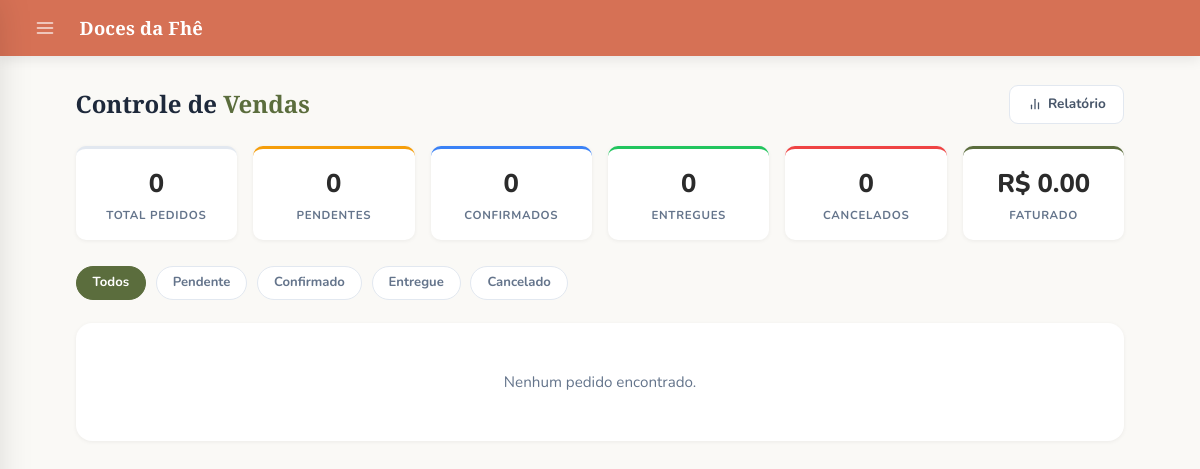
/admin/pedidos (signed in), run on an earlier commit of the app's database.
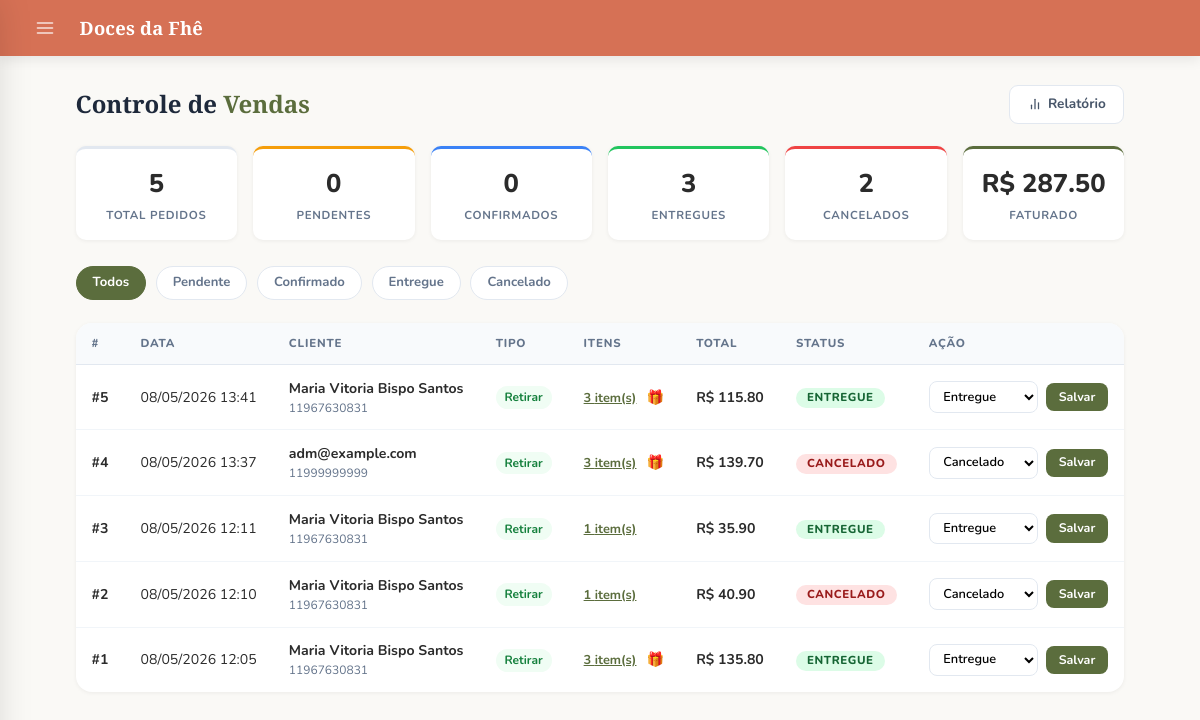
And on a later commit of the database.
### models.py (models this page shows, shortened)
class Pedido(db.Model):
    __tablename__ = "pedidos"
    id         = db.Column(db.Integer, primary_key=True)
    user_id    = db.Column(db.Integer, db.ForeignKey('users.id'), nullable=False)
    tipo       = db.Column(db.String(20), nullable=False)   # 'buscar' | 'entrega'
    endereco   = db.Column(db.String(500), nullable=True)
    total      = db.Column(db.Numeric(10, 2), nullable=False)
    status     = db.Column(db.String(20), default='pendente', nullable=False)
    created_at = db.Column(db.DateTime, default=datetime.utcnow)
    updated_at = db.Column(db.DateTime, default=datetime.utcnow, onupdate=datetime.utcnow)
    user  = db.relationship('User', backref='pedidos')
    itens = db.relationship('PedidoItem', backref='pedido', cascade='all, delete-orphan')

class User(db.Model, UserMixin):
    __tablename__ = "users"
    id       = db.Column(db.Integer, primary_key=True)
    email    = db.Column(db.String(120), unique=True, nullable=False, index=True)
    password = db.Column(db.String(200), nullable=False)
    name     = db.Column(db.String(120), nullable=True)   # ✅ NOVO
    phone    = db.Column(db.String(20), nullable=False)
    cep      = db.Column(db.String(8), nullable=False)
    is_admin = db.Column(db.Boolean, default=False, nullable=False)
    reset_token        = db.Column(db.String(100), unique=True, nullable=True)
    reset_token_expiry = db.Column(db.DateTime, nullable=True)
    created_at = db.Column(db.DateTime, default=datetime.utcnow)

### app.py (the view)
@app.route('/admin/pedidos')
@login_required
@admin_required
def admin_pedidos():
    status_filter = request.args.get('status', '')
    q = Pedido.query.order_by(Pedido.created_at.desc())
    if status_filter:
        q = q.filter_by(status=status_filter)
    pedidos = q.all()
    stats = dict(
        total      = Pedido.query.count(),
        pendente   = Pedido.query.filter_by(status='pendente').count(),
        confirmado = Pedido.query.filter_by(status='confirmado').count(),
        entregue   = Pedido.query.filter_by(status='entregue').count(),
        cancelado  = Pedido.query.filter_by(status='cancelado').count(),
        faturado   = float(db.session.query(db.func.sum(Pedido.total))
                          .filter(Pedido.status.in_(['confirmado', 'entregue']))
                          .scalar() or 0),
    )
    lembrancinhas = Lembrancinha.query.filter_by(ativo=True).order_by(Lembrancinha.valor_minimo).all()
    return render_template('admin/pedidos.html',
                           pedidos=pedidos, status_filter=status_filter, stats=stats,
                           lembrancinhas=lembrancinhas)

### app.py (called while the page is built)
def admin_required(f):
    @wraps(f)
    def decorated_function(*args, **kwargs):
        if not current_user.is_authenticated or not current_user.is_admin:
            flash("Acesso negado. São necessárias permissões de administrador.", "error")
            return redirect(url_for('dashboard'))
        return f(*args, **kwargs)
    return decorated_function

@login_manager.user_loader
def load_user(user_id):
    return User.query.get(int(user_id))

@app.context_processor
def inject_globals():
    if current_user.is_authenticated:
        total_itens = db.session.query(
            db.func.sum(CarrinhoItem.quantidade)
        ).filter_by(user_id=current_user.id).scalar() or 0
    else:
        total_itens = 0
    site_config = SiteConfig.query.first()
    return dict(carrinho_total=total_itens, site_config=site_config)

### models.py (called while the page is built)
    @property
    def subtotal(self):
        return float(self.preco_unit) * self.quantidade

### templates/admin/pedidos.html (shortened to what the changed rows need)
{% extends "admin/base.html" %}
{% block content %}
<div class="pd-page">
  <div class="pd-stats">
    <div class="pd-stat">
      <div class="pd-stat-val">{{ stats.total }}</div>
      <div class="pd-stat-lbl">Total pedidos</div>
    </div>
    <div class="pd-stat s-entregue">
      <div class="pd-stat-val">{{ stats.entregue }}</div>
      <div class="pd-stat-lbl">Entregues</div>
    </div>
    <div class="pd-stat s-cancelado">
      <div class="pd-stat-val">{{ stats.cancelado }}</div>
      <div class="pd-stat-lbl">Cancelados</div>
    </div>
    <div class="pd-stat s-faturado">
      <div class="pd-stat-val">R$ {{ "%.2f"|format(stats.faturado) }}</div>
      <div class="pd-stat-lbl">Faturado</div>
    </div>
  </div>
  <div class="pd-card">
    {% if pedidos %}
    <table class="pd-table">
      <thead>
        <tr>
          <th>#</th>
          <th>Data</th>
          <th>Cliente</th>
          <th>Tipo</th>
          <th>Itens</th>
          <th>Total</th>
          <th>Status</th>
          <th>Ação</th>
        </tr>
      </thead>
      <tbody>
        {% for p in pedidos %}
        <tr>
          <td><strong>#{{ p.id }}</strong></td>
          <td>{{ p.created_at.strftime('%d/%m/%Y %H:%M') }}</td>
          <td>
            <div style="font-weight:700">{{ p.user.name or p.user.email }}</div>
            <div style="font-size:.75rem;color:var(--color-muted)">{{ p.user.phone }}</div>
          </td>
          <td>
            <span class="tipo-badge {% if p.tipo == 'entrega' %}tipo-entrega{% endif %}">
              {{ 'Entrega' if p.tipo == 'entrega' else 'Retirar' }}
            </span>
          </td>
          <td>
            {% set brinde = namespace(item=none) %}
            {% for l in lembrancinhas %}
              {% if p.total >= l.valor_minimo %}
                {% set brinde.item = l %}
              {% endif %}
            {% endfor %}
            <button class="itens-toggle" data-id="{{ p.id }}" onclick="toggleItens(this.dataset.id)">
              {{ p.itens|length }} item(s)
            </button>
            {% if brinde.item %}
            <div title="🎁 Lembrancinha: {{ brinde.item.quantidade_brinde }}× {{ brinde.item.produto_nome }} (pedido acima de R$ {{ '%.2f'|format(brinde.item.valor_minimo) }})"
                 style="display:inline-block;margin-left:.4rem;cursor:help;">
              🎁
            </div>
            {% endif %}
          </td>
          <td><strong>R$ {{ "%.2f"|format(p.total) }}</strong></td>
          <td><span class="badge badge-{{ p.status }}">{{ p.status }}</span></td>
          <td>
            <form class="status-form"
                  method="POST"
                  action="{{ url_for('admin_pedido_status', id=p.id, status=status_filter) }}">
              <select class="status-select" name="status">
                {% for s in ['pendente','confirmado','entregue','cancelado'] %}
                <option value="{{ s }}" {% if p.status == s %}selected{% endif %}>{{ s.capitalize() }}</option>
                {% endfor %}
              </select>
              <button type="submit" class="btn-save">Salvar</button>
            </form>
          </td>
        </tr>
        {% endfor %}
      </tbody>
    </table>
    {% else %}
    <div class="empty-msg">Nenhum pedido encontrado.</div>
    {% endif %}
  </div>
</div>
{% endblock %}

What changed in the data, as far as the page shows it:
added Pedido: id "5", created_at "08/05/2026 13:41", user "Maria Vitoria Bispo Santos", user.phone "11967630831", tipo "Retirar", itens|length "3", total "115.80", status "ENTREGUE", status "Entregue"
added Pedido: id "4", created_at "08/05/2026 13:37", user "adm@example.com", user.phone "11999999999", tipo "Retirar", itens|length "3", total "139.70", status "CANCELADO", status "Cancelado"
added Pedido: id "3", created_at "08/05/2026 12:11", user "Maria Vitoria Bispo Santos", user.phone "11967630831", tipo "Retirar", itens|length "1", total "35.90", status "ENTREGUE", status "Entregue"
added Pedido: id "2", created_at "08/05/2026 12:10", user "Maria Vitoria Bispo Santos", user.phone "11967630831", tipo "Retirar", itens|length "1", total "40.90", status "CANCELADO", status "Cancelado"
added Pedido: id "1", created_at "08/05/2026 12:05", user "Maria Vitoria Bispo Santos", user.phone "11967630831", tipo "Retirar", itens|length "3", total "135.80", status "ENTREGUE", status "Entregue"
Also different on the page:
{{ stats.total }}: "0" → "5"
{{ stats.entregue }}: "0" → "3"
{{ stats.cancelado }}: "0" → "2"
{{ "%.2f"|format(stats.faturado) }}: "0.00" → "287.50"
text no longer shown: "Nenhum pedido encontrado."
text now shown: "# DATA CLIENTE TIPO ITENS TOTAL STATUS AÇÃO"
